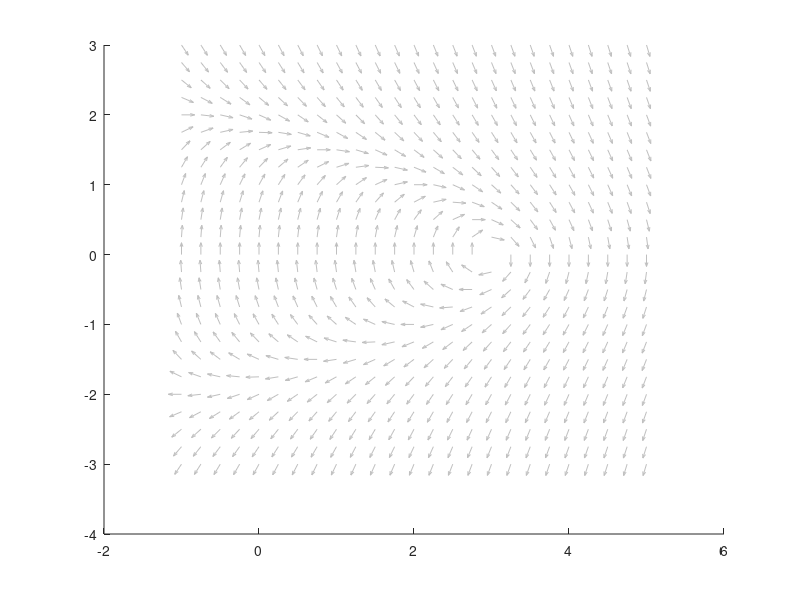

MATLAB code for this plot: (Note: this script raises an error after producing the figure.)
% Problem 6.6.4. Run this script to compare phase portraits.
clear; close all;
fields = {@(t,z)[z(2);3-z(1)-z(2)^2], ...
          @(t,z)[z(2)-z(2)^3;z(1)*cos(z(2))], ...
          @(t,z)[sin(z(2));z(2)^2-z(1)]};
windows = {[-1 5 -3 3],[-3 3 -4 4],[-2 5 -3 3],[-5 48 -8 8]};
seeds = {[3,.2;3,.7;3,1.2;1,0;4,0], ...
 [0,.3;0,.9;0,1.3;.2,0;1,2;1,-2;0,3.5], ...
 [.2,0;.8,0;1.5,0;3,0;4,2;4,-2], ...
 [.5,0;3,0;10,3;10,-3;39,6;39,-6;20,4;20,-4]};
for j=1:4
    f=fields{min(j,3)}; w=windows{j};
    figure('Color','w'); hold on;
    [X,Y]=meshgrid(linspace(w(1),w(2),25),linspace(w(3),w(4),25));
    U=zeros(size(X)); V=U;
    for k=1:numel(X)
        d=f(0,[X(k);Y(k)]); U(k)=d(1); V(k)=d(2);
    end
    N=hypot(U,V); N(N==0)=1;
    quiver(X,Y,U./N,V./N,.5,'Color',[.75 .75 .75]);
    opts=odeset('RelTol',1e-8,'AbsTol',1e-10,...
        'Events',@(t,z)leaveWindow(t,z,w));
    for k=1:size(seeds{j},1)
        for direction=[-1,1]
            [~,z]=ode45(f,[0,direction*40],seeds{j}(k,:)',opts);
            plot(z(:,1),z(:,2),'b-');
        end
    end
    axis(w); xlabel('x'); ylabel('y'); grid on;
    title(sprintf('6.6.4: panel %d (fourth panel is a wider view of c)',j));
end
function [value,isterminal,direction]=leaveWindow(~,z,w)
value=min([z(1)-w(1),w(2)-z(1),z(2)-w(3),w(4)-z(2)]);
isterminal=1; direction=0;
end
